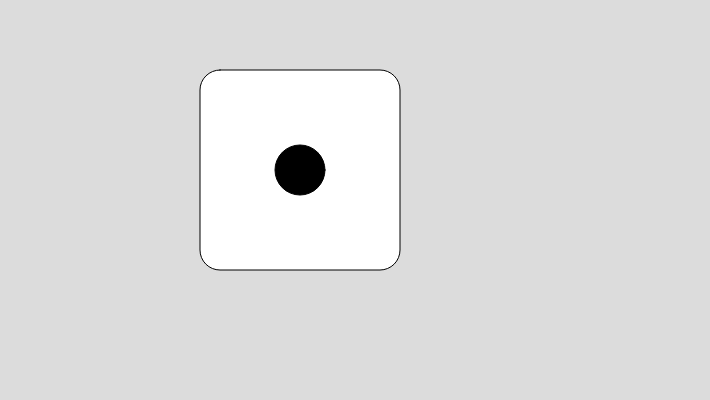
Frame 1 (no input)
Frame 60 (no input): identical to frame 1, image omitted
Frame 120 (the mouse pressed at the canvas centre since frame 60): identical to frame 1, image omitted

The p5.js sketch that drew this single still picture (run headless with seeded random() and noise() and a simulated clock; from frame 60 on, the mouse is pressed at the canvas centre):

// p5.js sketch
// ── sketch.js
let RandomNumber = 1;

function keyPressed() {
  if (key === 'c') {
    RandomNumber = floor(random(1, 7));
  }
}

function setup() {
  createCanvas(710, 400);
}

function draw() {
  background(220);

  //dobbelsteen
  fill("White");
  square(200, 70, 200, 20);

  fill("Black");

  if (RandomNumber == 1) {
    circle(300, 170, 50);
  }

  if (RandomNumber == 2) {
    circle(240, 110, 50);
    circle(360, 230, 50);
  }

  if (RandomNumber == 3) {
    circle(300, 170, 50);
    circle(240, 110, 50);
    circle(360, 230, 50);
  }

  if (RandomNumber == 4) {
    circle(240, 110, 50);
    circle(240, 230, 50);
    circle(360, 230, 50);
    circle(360, 110, 50);
  }

  if (RandomNumber == 5) {
    circle(360, 110, 50);
    circle(300, 170, 50);
    circle(360, 230, 50);
    circle(240, 230, 50);
    circle(240, 110, 50);
  }

  if (RandomNumber == 6) {
    circle(240, 170, 50);
    circle(240, 110, 50);
    circle(360, 230, 50);
    circle(360, 170, 50);
    circle(360, 110, 50);
    circle(240, 230, 50);
  }
}
